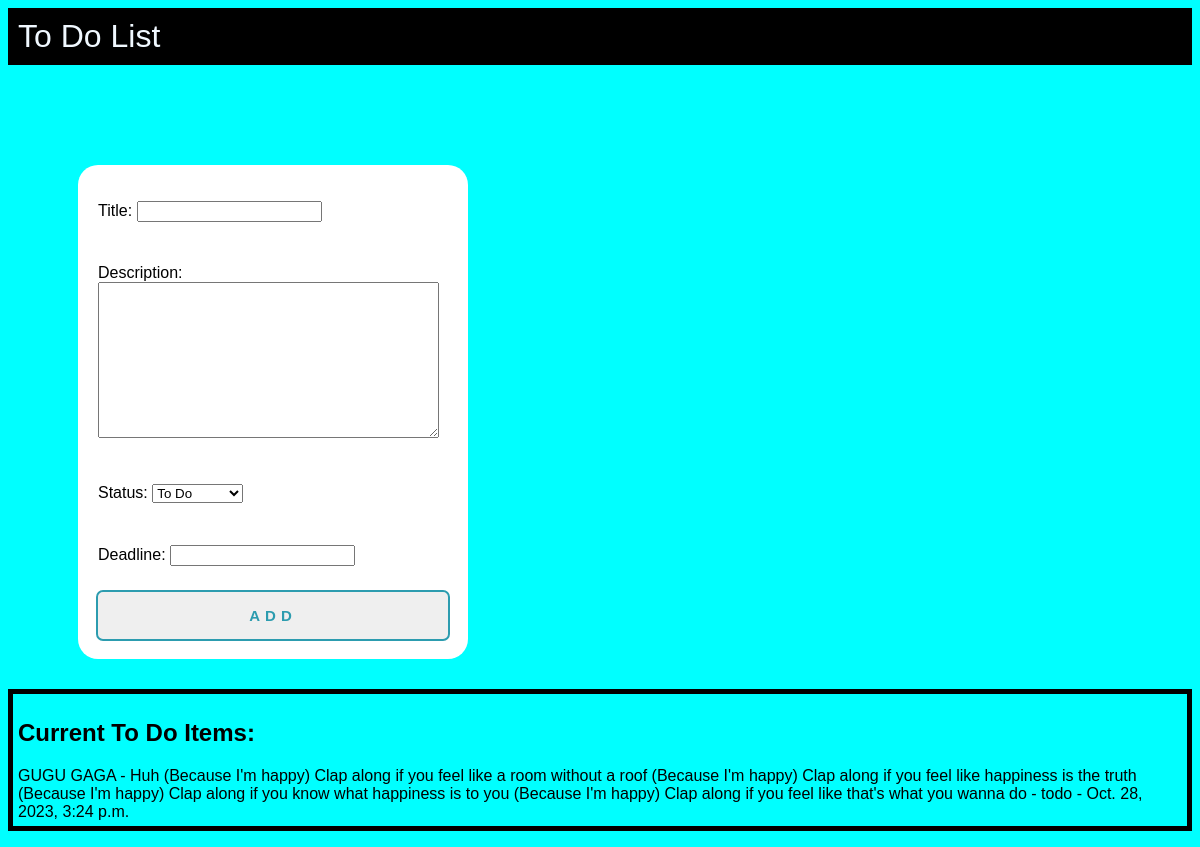
The page / on the database its author committed.
### todoapp/models.py (models this page shows)
class TodoItem(models.Model):
    STATUS_CHOICES = (
        ('todo', 'To Do'),
        ('inprogress', 'In Progress'),
        ('done', 'Done'),
    )
    title = models.CharField(max_length=100)
    description = models.TextField()
    status = models.CharField(max_length=20, choices=STATUS_CHOICES, default='todo')
    deadline = models.DateTimeField()

### todoapp/views.py (the view)
# urls.py: path('', views.todo_view, name='todo_view'),
def todo_view(request):
    if request.method == 'POST':
        form = TodoItemForm(request.POST)
        if form.is_valid():
            form.save()
            return redirect('todo_view')
    else:
        form = TodoItemForm()
    todo_items = TodoItem.objects.all()
    return render(request, 'todoapp/todo_view.html', {'form': form, 'todo_items': todo_items})

### todoapp/forms.py
class TodoItemForm(forms.ModelForm):
    class Meta:
        model = TodoItem
        fields = ['title', 'description', 'status', 'deadline']

### todoapp/templates/todoapp/todo_view.html (shortened to what this page needs)
{% load static %}
<!DOCTYPE html>
<html lang="en">
<head>
    <link href="{% static 'css/base.css' %}" rel="stylesheet">
</head>
<body>
    <h1 class="h1">To Do List</h1>
    <form method="post" class="form">
        {{ form.as_p }}
        <button type="submit" class="button">Add</button>
    </form>
    <ul class="ul">
        <h2 class="h2">Current To Do Items:</h2>
        {% for todo_item in todo_items %}
            <li class="li">{{ todo_item.title }} - {{ todo_item.description }} - {{ todo_item.status }} - {{ todo_item.deadline }}</li>
        {% endfor %}
    </ul>
</body>
</html>

### todoapp/static/css/base.css (style rules this page uses)
body { font-family: Helvetica, sans-serif; background-color: aqua; }
h1 { font-family: 'Ubuntu', sans-serif; font-weight: normal; margin-top: 0; margin-bottom: 100px; background-color: black; color: aliceblue; margin-left: 0px; margin-right: 0px; padding: 10px; }
form { display: inline-flexbox; background-color: aqua; }
ul { list-style: none; margin-top: 30px; padding: 5px; border: 5px black solid; }
li { display: inline-block; margin-right: 10px; }
.button { padding: 1em 2em; border: none; border-radius: 5px; font-weight: bold; letter-spacing: 5px; text-transform: uppercase; color: #2c9caf; transition: all 1000ms; font-size: 15px; position: relative; overflow: hidden; outline: 2px solid #2c9caf; }
button::before { content: ""; position: absolute; left: -50px; top: 0; width: 0; height: 100%; background-color: #2c9caf; transform: skewX(45deg); z-index: -1; transition: width 1000ms; }
.form { display: flex; flex-direction: column; gap: 10px; max-width: 350px; background-color: #fff; padding: 20px; border-radius: 20px; position: relative; margin-left: 70px; }
.form label { position: relative; }

### rows shown on the page
TodoItem: title "GUGU GAGA", description "Huh (Because I'm happy) Clap along if you feel like a room without a roof (Because I'm happy) Clap along if you feel like happiness is the truth (Because I'm happy) Clap along if you know what happiness is to you (Because I'm happy) Clap along if you feel like that's what you wanna do", status "todo", deadline "Oct. 28, 2023, 3:24 p.m."
